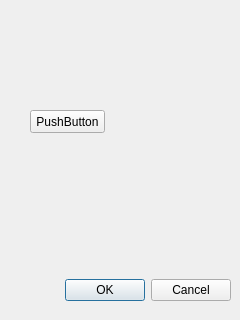
<?xml version="1.0" encoding="UTF-8"?>
<ui version="4.0">
 <class>Dialog</class>
 <widget class="QDialog" name="Dialog">
  <property name="geometry">
   <rect>
    <x>0</x>
    <y>0</y>
    <width>240</width>
    <height>320</height>
   </rect>
  </property>
  <property name="windowTitle">
   <string>Dialog</string>
  </property>
  <widget class="QDialogButtonBox" name="buttonBox">
   <property name="geometry">
    <rect>
     <x>10</x>
     <y>270</y>
     <width>221</width>
     <height>41</height>
    </rect>
   </property>
   <property name="orientation">
    <enum>Qt::Horizontal</enum>
   </property>
   <property name="standardButtons">
    <set>QDialogButtonBox::Cancel|QDialogButtonBox::Ok</set>
   </property>
  </widget>
  <widget class="QPushButton" name="pushButton">
   <property name="geometry">
    <rect>
     <x>30</x>
     <y>110</y>
     <width>75</width>
     <height>23</height>
    </rect>
   </property>
   <property name="text">
    <string>PushButton</string>
   </property>
  </widget>
 </widget>
 <resources/>
 <connections>
  <connection>
   <sender>buttonBox</sender>
   <signal>accepted()</signal>
   <receiver>Dialog</receiver>
   <slot>accept()</slot>
   <hints>
    <hint type="sourcelabel">
     <x>248</x>
     <y>254</y>
    </hint>
    <hint type="destinationlabel">
     <x>157</x>
     <y>274</y>
    </hint>
   </hints>
  </connection>
  <connection>
   <sender>buttonBox</sender>
   <signal>rejected()</signal>
   <receiver>Dialog</receiver>
   <slot>reject()</slot>
   <hints>
    <hint type="sourcelabel">
     <x>316</x>
     <y>260</y>
    </hint>
    <hint type="destinationlabel">
     <x>286</x>
     <y>274</y>
    </hint>
   </hints>
  </connection>
 </connections>
</ui>
